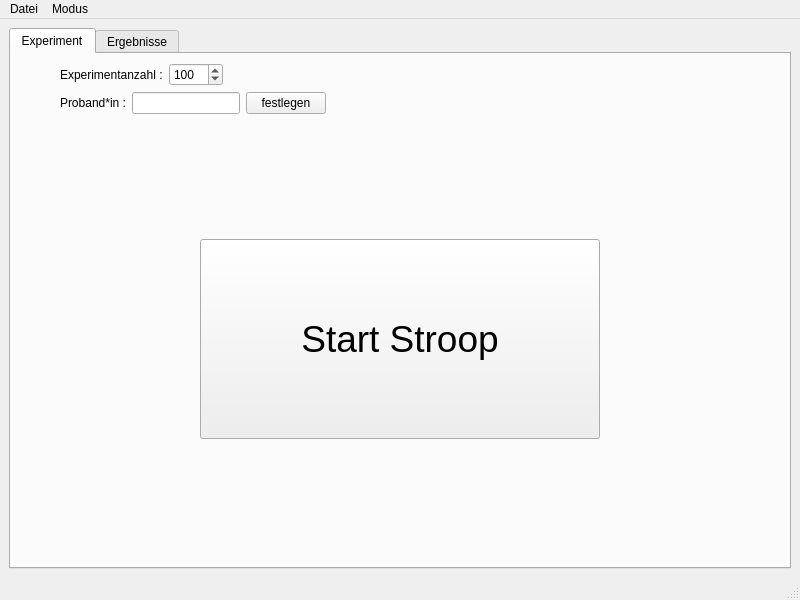
<?xml version="1.0" encoding="UTF-8"?>
<ui version="4.0">
 <class>MainWindow</class>
 <widget class="QMainWindow" name="MainWindow">
  <property name="geometry">
   <rect>
    <x>0</x>
    <y>0</y>
    <width>800</width>
    <height>600</height>
   </rect>
  </property>
  <property name="windowTitle">
   <string>MainWindow</string>
  </property>
  <widget class="QWidget" name="centralwidget">
   <layout class="QHBoxLayout" name="horizontalLayout">
    <item>
     <layout class="QVBoxLayout" name="verticalLayout">
      <item>
       <widget class="QTabWidget" name="tabWidget">
        <property name="sizePolicy">
         <sizepolicy hsizetype="Expanding" vsizetype="Expanding">
          <horstretch>1</horstretch>
          <verstretch>1</verstretch>
         </sizepolicy>
        </property>
        <property name="currentIndex">
         <number>0</number>
        </property>
        <widget class="QWidget" name="expTab">
         <attribute name="title">
          <string>Experiment</string>
         </attribute>
         <layout class="QVBoxLayout" name="verticalLayout_2">
          <item>
           <layout class="QHBoxLayout" name="horizontalLayout_3">
            <item>
             <spacer name="horizontalSpacer_3">
              <property name="orientation">
               <enum>Qt::Horizontal</enum>
              </property>
              <property name="sizeType">
               <enum>QSizePolicy::Fixed</enum>
              </property>
              <property name="sizeHint" stdset="0">
               <size>
                <width>40</width>
                <height>20</height>
               </size>
              </property>
             </spacer>
            </item>
            <item>
             <widget class="QLabel" name="label_4">
              <property name="text">
               <string>Experimentanzahl :</string>
              </property>
             </widget>
            </item>
            <item>
             <widget class="QSpinBox" name="numExpRunsSpinBox">
              <property name="minimum">
               <number>10</number>
              </property>
              <property name="maximum">
               <number>1000</number>
              </property>
              <property name="value">
               <number>100</number>
              </property>
             </widget>
            </item>
            <item>
             <spacer name="horizontalSpacer_4">
              <property name="orientation">
               <enum>Qt::Horizontal</enum>
              </property>
              <property name="sizeHint" stdset="0">
               <size>
                <width>40</width>
                <height>20</height>
               </size>
              </property>
             </spacer>
            </item>
           </layout>
          </item>
          <item>
           <layout class="QHBoxLayout" name="horizontalLayout_5">
            <item>
             <spacer name="horizontalSpacer_13">
              <property name="orientation">
               <enum>Qt::Horizontal</enum>
              </property>
              <property name="sizeType">
               <enum>QSizePolicy::Fixed</enum>
              </property>
              <property name="sizeHint" stdset="0">
               <size>
                <width>40</width>
                <height>20</height>
               </size>
              </property>
             </spacer>
            </item>
            <item>
             <widget class="QLabel" name="label_5">
              <property name="text">
               <string>Proband*in :</string>
              </property>
             </widget>
            </item>
            <item>
             <widget class="QLineEdit" name="liedProband">
              <property name="sizePolicy">
               <sizepolicy hsizetype="Fixed" vsizetype="Fixed">
                <horstretch>0</horstretch>
                <verstretch>0</verstretch>
               </sizepolicy>
              </property>
              <property name="minimumSize">
               <size>
                <width>70</width>
                <height>0</height>
               </size>
              </property>
              <property name="maxLength">
               <number>32</number>
              </property>
             </widget>
            </item>
            <item>
             <widget class="QPushButton" name="pubuProband">
              <property name="text">
               <string>festlegen</string>
              </property>
             </widget>
            </item>
            <item>
             <spacer name="horizontalSpacer_14">
              <property name="orientation">
               <enum>Qt::Horizontal</enum>
              </property>
              <property name="sizeHint" stdset="0">
               <size>
                <width>40</width>
                <height>20</height>
               </size>
              </property>
             </spacer>
            </item>
           </layout>
          </item>
          <item>
           <spacer name="verticalSpacer_2">
            <property name="orientation">
             <enum>Qt::Vertical</enum>
            </property>
            <property name="sizeHint" stdset="0">
             <size>
              <width>20</width>
              <height>103</height>
             </size>
            </property>
           </spacer>
          </item>
          <item>
           <layout class="QHBoxLayout" name="horizontalLayout_2">
            <item>
             <spacer name="horizontalSpacer">
              <property name="orientation">
               <enum>Qt::Horizontal</enum>
              </property>
              <property name="sizeHint" stdset="0">
               <size>
                <width>40</width>
                <height>20</height>
               </size>
              </property>
             </spacer>
            </item>
            <item>
             <widget class="QPushButton" name="stroopStartButton">
              <property name="minimumSize">
               <size>
                <width>400</width>
                <height>200</height>
               </size>
              </property>
              <property name="font">
               <font>
                <pointsize>28</pointsize>
               </font>
              </property>
              <property name="text">
               <string>Start Stroop</string>
              </property>
             </widget>
            </item>
            <item>
             <spacer name="horizontalSpacer_2">
              <property name="orientation">
               <enum>Qt::Horizontal</enum>
              </property>
              <property name="sizeHint" stdset="0">
               <size>
                <width>40</width>
                <height>20</height>
               </size>
              </property>
             </spacer>
            </item>
           </layout>
          </item>
          <item>
           <spacer name="verticalSpacer">
            <property name="orientation">
             <enum>Qt::Vertical</enum>
            </property>
            <property name="sizeHint" stdset="0">
             <size>
              <width>20</width>
              <height>103</height>
             </size>
            </property>
           </spacer>
          </item>
         </layout>
        </widget>
        <widget class="QWidget" name="resultsTab">
         <property name="sizePolicy">
          <sizepolicy hsizetype="Preferred" vsizetype="Preferred">
           <horstretch>1</horstretch>
           <verstretch>1</verstretch>
          </sizepolicy>
         </property>
         <attribute name="title">
          <string>Ergebnisse</string>
         </attribute>
         <layout class="QGridLayout" name="gridLayout" rowstretch="1" columnstretch="1">
          <property name="sizeConstraint">
           <enum>QLayout::SetMinimumSize</enum>
          </property>
          <item row="0" column="0">
           <widget class="QTableWidget" name="resultsTableWidget">
            <property name="sizePolicy">
             <sizepolicy hsizetype="Expanding" vsizetype="Expanding">
              <horstretch>1</horstretch>
              <verstretch>1</verstretch>
             </sizepolicy>
            </property>
            <property name="rowCount">
             <number>0</number>
            </property>
            <property name="columnCount">
             <number>6</number>
            </property>
            <attribute name="verticalHeaderCascadingSectionResizes">
             <bool>true</bool>
            </attribute>
            <column>
             <property name="text">
              <string>Modus</string>
             </property>
            </column>
            <column>
             <property name="text">
              <string>Text</string>
             </property>
            </column>
            <column>
             <property name="text">
              <string>Angezeigte Farbe</string>
             </property>
            </column>
            <column>
             <property name="text">
              <string>Gewählte Farbe</string>
             </property>
            </column>
            <column>
             <property name="text">
              <string>Übereinstimmung</string>
             </property>
            </column>
            <column>
             <property name="text">
              <string>Reaktionszeit</string>
             </property>
            </column>
           </widget>
          </item>
         </layout>
        </widget>
       </widget>
      </item>
     </layout>
    </item>
   </layout>
  </widget>
  <widget class="QMenuBar" name="menubar">
   <property name="geometry">
    <rect>
     <x>0</x>
     <y>0</y>
     <width>800</width>
     <height>24</height>
    </rect>
   </property>
   <widget class="QMenu" name="menuFile">
    <property name="title">
     <string>Datei</string>
    </property>
    <addaction name="actionLoad"/>
    <addaction name="actionSave"/>
    <addaction name="actionExportCSVStats"/>
    <addaction name="separator"/>
    <addaction name="actionExportCSV"/>
    <addaction name="actionExportAllCSV"/>
   </widget>
   <widget class="QMenu" name="menuModus">
    <property name="title">
     <string>Modus</string>
    </property>
    <addaction name="actionEvalAllTrials"/>
    <addaction name="actionEvalCorrectTrials"/>
   </widget>
   <addaction name="menuFile"/>
   <addaction name="menuModus"/>
  </widget>
  <widget class="QStatusBar" name="statusBar"/>
  <action name="actionSave">
   <property name="text">
    <string>Experimentdatei speichern unter...</string>
   </property>
  </action>
  <action name="actionExportCSV">
   <property name="text">
    <string>Exportiere CSV...</string>
   </property>
  </action>
  <action name="actionLoad">
   <property name="text">
    <string>Experimentdatei laden...</string>
   </property>
  </action>
  <action name="actionEvalAllTrials">
   <property name="checkable">
    <bool>true</bool>
   </property>
   <property name="checked">
    <bool>true</bool>
   </property>
   <property name="text">
    <string>Alle Antworten evaluieren</string>
   </property>
  </action>
  <action name="actionEvalCorrectTrials">
   <property name="checkable">
    <bool>true</bool>
   </property>
   <property name="text">
    <string>Nur korrekte Antworten evaluieren</string>
   </property>
  </action>
  <action name="actionExportCSVStats">
   <property name="text">
    <string>Exportiere CSV mit Statistik...</string>
   </property>
  </action>
  <action name="actionExportAllCSV">
   <property name="text">
    <string>Exportiere alle Experimente nach CSV...</string>
   </property>
  </action>
 </widget>
 <resources/>
 <connections/>
</ui>
